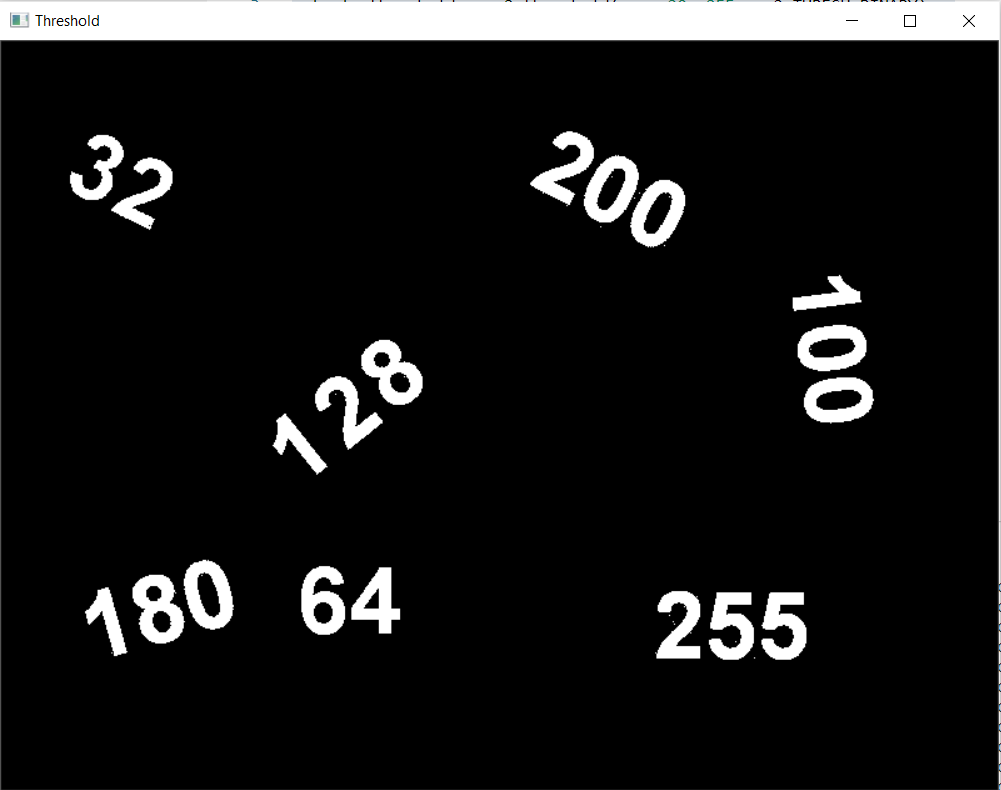
#> input picture Python/Lab8/test.jpg, 1001 x 790 px
$ python image_processor.py
#> lines starting #> are read from the running program, lines starting #| are printed output that depends on the picture; after the words box and inside, x2 and y2 are one past the last pixel; in counts of white or black regions, pixels touching at a corner belong together
import cv2
import matplotlib.pyplot as plt

class ThresholdManager:
    def __init__(self, file_path, thresh=127, max_val=255):
#> called with file_path = 'test.jpg', thresh = 127, max_val = 255
        self.source_image = cv2.imread(file_path, cv2.IMREAD_GRAYSCALE)
#> self.source_image: shape (790, 1001); min 0, max 255, mean 23.9
        if self.source_image is None:
            raise RuntimeError(f"Error: Could not load image at: {file_path}")
        self.threshold_value = thresh
        self.max_value = max_val

    def set_params(self, thresh, max_val):
        self.threshold_value = thresh
        self.max_value = max_val

    def apply_threshold(self, threshold_type):
#> called with threshold_type = 0
        _, result = cv2.threshold(self.source_image, self.threshold_value, self.max_value, threshold_type)
#> result: shape (790, 1001); 9.3% white; 48 white regions (17 under 20 px), largest, box (x1, y1, x2, y2) and area: (0, 0, 1001, 584) 40532, (133, 575, 185, 644) 2074, (361, 340, 423, 405) 2046
#> call 2 of apply_threshold, with threshold_type = 1
#> in apply_threshold (call 2), `_, result = cv2.threshold(self.source_image, self.threshold_value, sel..`:
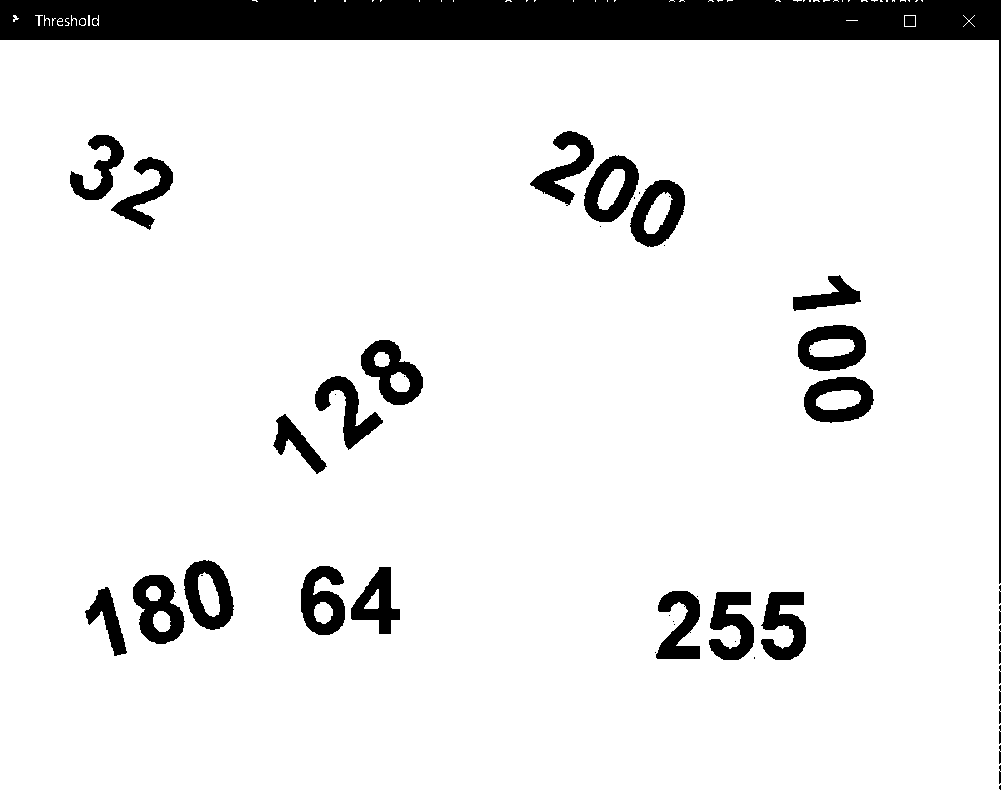
#> result: shape (790, 1001); 90.7% white; 48 black regions (17 under 20 px), largest, box (x1, y1, x2, y2) and area: (0, 0, 1001, 584) 40532, (133, 575, 185, 644) 2074, (361, 340, 423, 405) 2046
#> call 3 of apply_threshold, with threshold_type = 2
#> in apply_threshold (call 3), `_, result = cv2.threshold(self.source_image, self.threshold_value, sel..`:
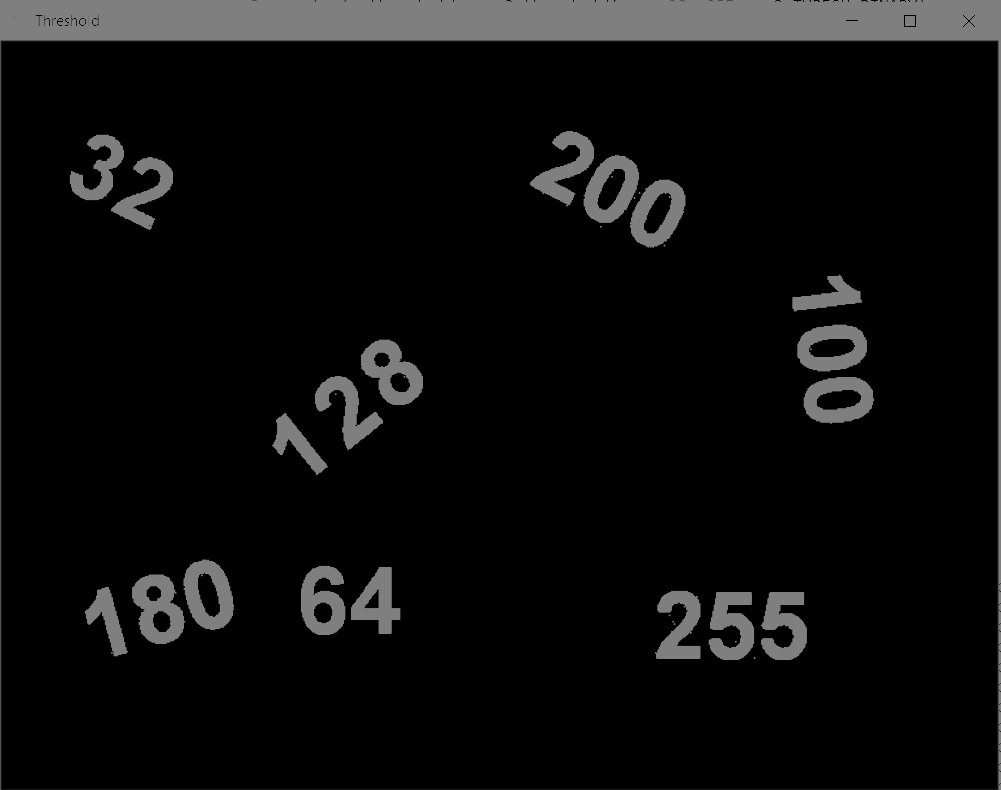
#> result: shape (790, 1001); min 0, max 127, mean 12.5
#> in apply_threshold (call 5), `_, result = cv2.threshold(self.source_image, self.threshold_value, sel..`:
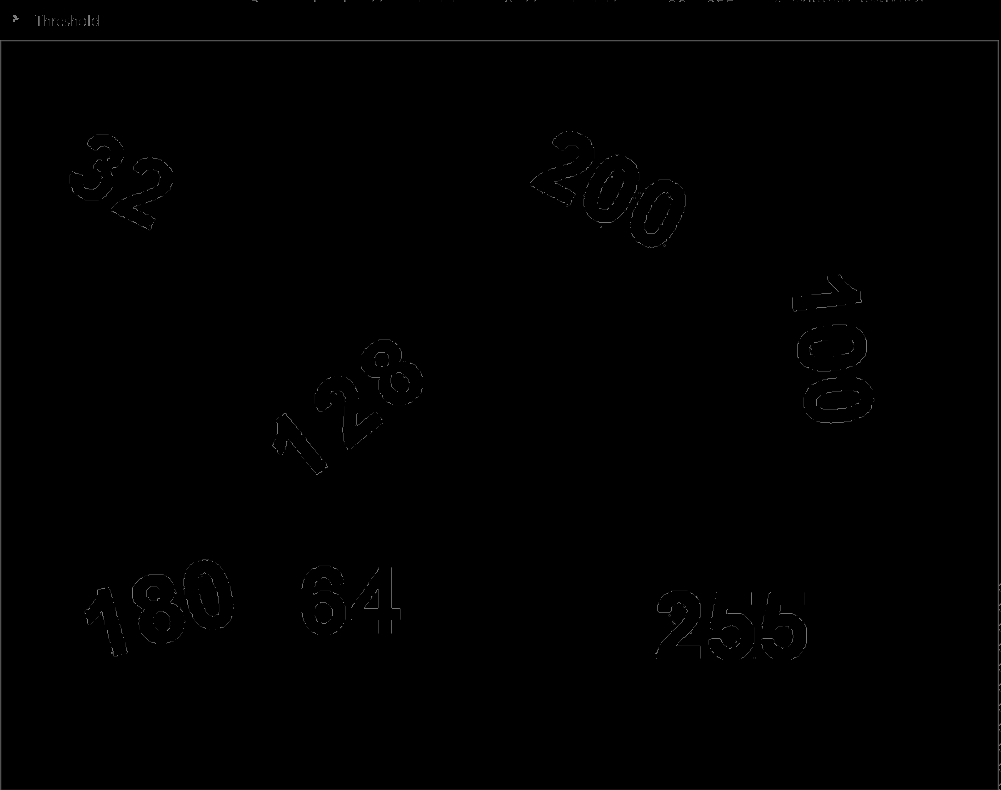
#> result: shape (790, 1001); min 0, max 127, mean 0.7
        return result

    def get_source(self):
        return self.source_image

    def __del__(self):
        print("Resources released.")

def display_results(images_dict):
    plt.figure(figsize=(15, 10))
    for i, (title, img) in enumerate(images_dict.items(), 1):
        plt.subplot(2, 3, i)
        plt.imshow(img, cmap='gray')
        plt.title(title)
        plt.axis('off')
#> this loop made 6 passes
#> title on passes 1 to 6: 'Original Grayscale', 'Binary Threshold', 'Binary Inverse', 'Truncate', 'To Zero', 'To Zero Inverse'
    plt.tight_layout()
    plt.show()

try:
    tm = ThresholdManager("test.jpg", 127, 255)

    results = {
        "Original Grayscale": tm.get_source(),
        "Binary Threshold": tm.apply_threshold(cv2.THRESH_BINARY),
        "Binary Inverse": tm.apply_threshold(cv2.THRESH_BINARY_INV),
        "Truncate": tm.apply_threshold(cv2.THRESH_TRUNC),
        "To Zero": tm.apply_threshold(cv2.THRESH_TOZERO),
        "To Zero Inverse": tm.apply_threshold(cv2.THRESH_TOZERO_INV)
    }

    display_results(results)

except Exception as e:
    print(f"Application Error: {e}")
